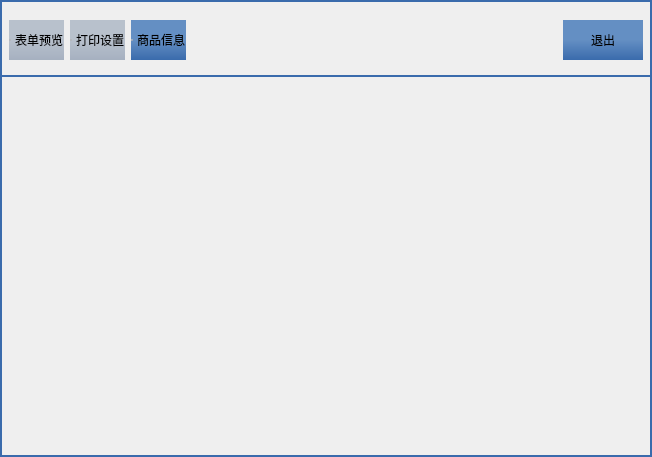
<?xml version="1.0" encoding="UTF-8"?>
<ui version="4.0">
 <class>labelprint_main_dialog</class>
 <widget class="QDialog" name="labelprint_main_dialog">
  <property name="geometry">
   <rect>
    <x>0</x>
    <y>0</y>
    <width>652</width>
    <height>457</height>
   </rect>
  </property>
  <property name="windowTitle">
   <string>Dialog</string>
  </property>
  <property name="styleSheet">
   <string notr="true">
QDialog{border:2px solid #3A6BAC;}
QRadioButton{min-height:40px;color:#FBFCFD;border-style:none;}
QRadioButton:indicator{
width:0px;
}
QRadioButton:unchecked{
background-color: qlineargradient(spread:pad, x1:0, y1:0, x2:0, y2:1, stop:0 rgba(146, 161, 181, 150),stop:0.5 rgba(146, 161, 181, 150), stop:1 rgba(115, 133, 160, 150));
color:black;
}

QRadioButton:checked{
 background-color: qlineargradient(spread:pad, x1:0, y1:0, x2:0, y2:1, stop:0 #648FC3,stop:0.5 #648FC3, stop:1 #3A6BAC);
color:black;
}
QRadioButton:disabled{
 background-color: transparent;
color:black;
}

QPushButton{
 background-color: qlineargradient(spread:pad, x1:0, y1:0, x2:0, y2:1, stop:0 #648FC3,stop:0.5 #648FC3, stop:1 #3A6BAC);
color:black;
border:0px;
min-width:80px;
min-height:30px;
}
QPushButton:pressed{
background-color: qlineargradient(spread:pad, x1:0, y1:0, x2:0, y2:1, stop:0 rgba(146, 161, 181, 150),stop:0.5 rgba(146, 161, 181, 150), stop:1 rgba(115, 133, 160, 150));
}
QPushButton:disabled{
background-color: rgba(115, 133, 160, 50);
}
</string>
  </property>
  <property name="outer_stylesheet" stdset="0">
   <string>dialog_hasborder</string>
  </property>
  <layout class="QVBoxLayout" name="verticalLayout_2" stretch="0,1">
   <property name="leftMargin">
    <number>0</number>
   </property>
   <property name="rightMargin">
    <number>0</number>
   </property>
   <property name="bottomMargin">
    <number>0</number>
   </property>
   <item>
    <widget class="QFrame" name="frame_2">
     <property name="styleSheet">
      <string notr="true">QRadioButton:indicator{
width:0px;
}
</string>
     </property>
     <layout class="QHBoxLayout" name="horizontalLayout_2">
      <item>
       <widget class="QRadioButton" name="radioButton_overview">
        <property name="styleSheet">
         <string notr="true"/>
        </property>
        <property name="text">
         <string>表单预览</string>
        </property>
        <property name="icon">
         <iconset resource="../res.qrc">
          <normaloff>:/image/preview.png</normaloff>:/image/preview.png</iconset>
        </property>
       </widget>
      </item>
      <item>
       <widget class="QRadioButton" name="radioButton_set">
        <property name="styleSheet">
         <string notr="true"/>
        </property>
        <property name="text">
         <string>打印设置</string>
        </property>
        <property name="icon">
         <iconset resource="../res.qrc">
          <normaloff>:/image/printset.png</normaloff>:/image/printset.png</iconset>
        </property>
       </widget>
      </item>
      <item>
       <widget class="QRadioButton" name="radioButton_goodinfo">
        <property name="text">
         <string>商品信息</string>
        </property>
        <property name="icon">
         <iconset resource="../res.qrc">
          <normaloff>:/image/goodsinfo.png</normaloff>:/image/goodsinfo.png</iconset>
        </property>
        <property name="checked">
         <bool>true</bool>
        </property>
       </widget>
      </item>
      <item>
       <spacer name="horizontalSpacer">
        <property name="orientation">
         <enum>Qt::Horizontal</enum>
        </property>
        <property name="sizeHint" stdset="0">
         <size>
          <width>40</width>
          <height>20</height>
         </size>
        </property>
       </spacer>
      </item>
      <item>
       <widget class="lds_toolbar_button_nowrap" name="pushButton_exit">
        <property name="sizePolicy">
         <sizepolicy hsizetype="Minimum" vsizetype="Expanding">
          <horstretch>0</horstretch>
          <verstretch>0</verstretch>
         </sizepolicy>
        </property>
        <property name="text">
         <string>退出</string>
        </property>
        <property name="icon">
         <iconset resource="../res.qrc">
          <normaloff>:/image/exit.png</normaloff>:/image/exit.png</iconset>
        </property>
       </widget>
      </item>
     </layout>
    </widget>
   </item>
   <item>
    <widget class="QFrame" name="frame">
     <property name="styleSheet">
      <string notr="true">QFrame#frame{
border:2px solid #3A6BAC;
}</string>
     </property>
     <property name="frameShape">
      <enum>QFrame::StyledPanel</enum>
     </property>
     <property name="frameShadow">
      <enum>QFrame::Raised</enum>
     </property>
     <layout class="QVBoxLayout" name="verticalLayout">
      <property name="spacing">
       <number>0</number>
      </property>
      <property name="leftMargin">
       <number>0</number>
      </property>
      <property name="topMargin">
       <number>0</number>
      </property>
      <property name="rightMargin">
       <number>0</number>
      </property>
      <property name="bottomMargin">
       <number>0</number>
      </property>
      <item>
       <widget class="QStackedWidget" name="stackedWidget">
        <widget class="labelprint_design_dialog" name="page_5"/>
        <widget class="labelprint_set_dialog" name="page_3"/>
        <widget class="labelprint_goodinfo_dialog" name="page_4"/>
       </widget>
      </item>
     </layout>
    </widget>
   </item>
  </layout>
 </widget>
 <customwidgets>
  <customwidget>
   <class>lds_toolbar_button_nowrap</class>
   <extends>QPushButton</extends>
   <header>lds_toolbar_button_nowrap.h</header>
  </customwidget>
  <customwidget>
   <class>labelprint_goodinfo_dialog</class>
   <extends>QWidget</extends>
   <header>labelprint_goodinfo_dialog.h</header>
   <container>1</container>
  </customwidget>
  <customwidget>
   <class>labelprint_set_dialog</class>
   <extends>QWidget</extends>
   <header>labelprint_set_dialog.h</header>
   <container>1</container>
  </customwidget>
  <customwidget>
   <class>labelprint_design_dialog</class>
   <extends>QWidget</extends>
   <header>labelprint_design_dialog.h</header>
   <container>1</container>
  </customwidget>
 </customwidgets>
 <resources>
  <include location="../res.qrc"/>
 </resources>
 <connections/>
</ui>
